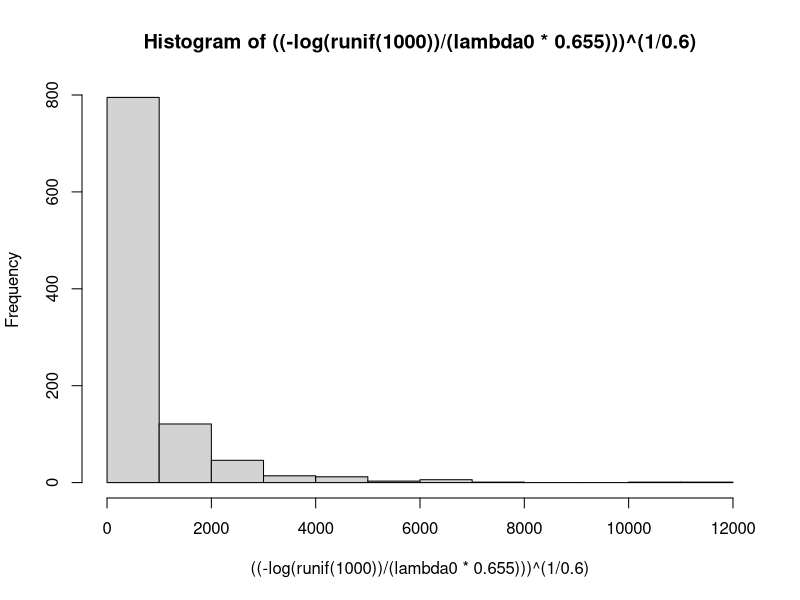
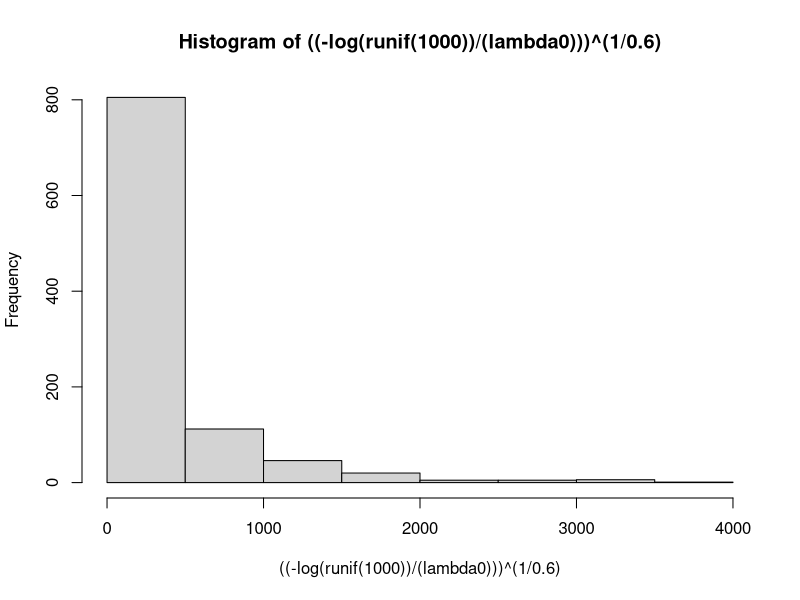

R code for these plots, in order: (Note: this script raises an error after producing the figures.)

library(survival)

simRandomisation <- function(n)
{
  # A sequence indicating block.
  block <- rep(seq(1:n), each = 4, length.out = n)
  
  # A sequence indicating treatment.
  trt <- rep(0:1, length.out = n)
  
  # A random number on unit interval.
  random <- runif(n)
  
  # Create a data frame
  data <- data.frame(block, trt, random)
  
  # Order by block and then by random to create block randomised treatment
  data <- data[order(data$block, data$random),]
  
  data$obs_no <- 1:n
  
  data <- data[,c('obs_no', 'trt')]
  
  return(data)
}

simAccrual <- function(n, recruit_period)
{
  # Generate recruitment times: Simulate trial-time that patient enters the trial.
  # Adding 0.5 ensures the recruitment times are greater than day 1 when rounded.
  accrual_time <- round(runif(n) * recruit_period + 0.5)
  
  accrual_time <- sort(accrual_time)
  
  return(accrual_time)
}

simTrialData <- function(n, recruit_period, p)
{
  # Simulate random allocation.
  data <- simRandomisation(n)
  
  # Simulate recruitment times
  data$accrual_time <- simAccrual(n, recruit_period)
  
  # Simulate events from binomial distribution with respective probabilities
  # of events for control and treatment arms
  data$time <- ((-log(runif(n))/(lambda[data$trt+1])))^(1/0.6)
  
  for (i in 1:n) {
    dropout <- runif(1)
    
    if (dropout < 0.03) {
      data$censor_time[i] <- runif(1, 0, 1825)
    }
    else {
      data$censor_time[i] <- runif(1, 1825, 2920)
    }
  }
  
  data$event_time <- min(data$time, data$censor_time)
  data$event_indicator <- ifelse(data$time < data$censor_time, 1, 0)
  
  # Return the simulated trial data.
  return(data)
}

simInterimData <- function(data, events_at_interim)
{
  # Obtain the cumulative number of events
  data$cum_events <- cumsum(data$event)
  
  # Loop over each interim timepoint
  for(i in seq_along(events_at_interims)){
    
    interim_name <- paste0("interim_ind_", i)
    event_name   <- paste0("event_interim_", i)
    
    # observation number at which this interim occurs
    interim_ind <- data$obs_no[min(which(data$cum_events == events_at_interims[i]))]
    
    data[[interim_name]] <- interim_ind
    
    # Events available at this interim (NA for participants not yet recruited)
    data[[event_name]] <- ifelse(data$obs_no <= interim_ind, data$event, NA)
  }
  
  return(data)
}

analyseData <- function(data, alpha_interim, alpha_final)
{
  nevents0 <- sum(data$event[data$trt == 0])
  nevents1 <- sum(data$event[data$trt == 1])
  pevents0 <- nevents0/sum(data$trt == 0)
  pevents1 <- nevents1/sum(data$trt == 1)
  
  ###############################################
  # Interim analysis: logistic regression
  data$event_interim <- factor(data$event_interim)
  modellogit_int <- glm(event_interim ~ trt, data = data, family = "binomial")
  conf_int <- confint(modellogit_int)
  
  # Results at interim from the summary object
  interim_or  <- exp(coef(modellogit_int)["trt"])
  interim_lci <- exp(conf_int["trt", "2.5 %"])
  interim_uci <- exp(conf_int["trt", "97.5 %"])
  interim_p   <- coef(summary(modellogit_int))["trt", "Pr(>|z|)"]
  
  # A stop for trial success at interim?
  interim_stop <- ifelse(interim_p < alpha_interim, 1, 0)
  
  # The proportion of events if the trial stopped at the interim
  if(interim_stop == 1){
    nevents0 <- sum(data$trt == 0 & !is.na(data$event_interim))
    nevents1 <- sum(data$trt == 1 & !is.na(data$event_interim))
    pevents0 <- nevents0/sum(data$trt == 0 & !is.na(data$event_interim))
    pevents1 <- nevents1/sum(data$trt == 1 & !is.na(data$event_interim))
  }
  
  ###############################################
  # Final analysis: logistic regression
  data$event <- factor(data$event)
  modellogit <- glm(event ~ trt, data = data, family = "binomial")
  conf       <- confint(modellogit)
  
  # Results at final analysis from the summary object
  final_or  <- exp(coef(modellogit)["trt"])
  final_lci <- exp(conf["trt", "2.5 %"])
  final_uci <- exp(conf["trt", "97.5 %"])
  final_p   <- coef(summary(modellogit))["trt", "Pr(>|z|)"]
  
  final_stop <- ifelse(final_p < alpha_final, 1, 0)
  
  # Whether the trial is conclusive to determine type I error or Power depending on the scenario
  stop <- ifelse(interim_stop == 1, interim_stop, final_stop)
  
  # Sample size used to determine average sample size
  if(interim_stop == 1){
    sample_size <- unique(data$interim_ind)
  } else {
    sample_size <- nrow(data)
  }
  
  # To determine trial flip-flop probability
  flipflop <- ifelse(interim_stop == 1 & final_stop == 0, 1, 0)
  
  # results
  results <- data.frame(nevents0, nevents1,
                        pevents0, pevents1,
                        sample_size,
                        interim_time = unique(data$interim_ind),
                        interim_or, interim_lci, interim_uci, interim_p,
                        interim_stop,
                        final_or, final_lci, final_uci, final_p,
                        final_stop, stop, flipflop)
  return(results)
}

analyseData <- function(data, alpha_interims, alpha_final)
{
  # alpha_interims is now a vector matching length of events_at_interims
  # e.g. c(0.001, 0.005) for two interims
  
  n_interims <- length(alpha_interims)
  interim_results <- list()
  
  for(i in 1:n_interims){
    
    event_col <- paste0("event_interim_", i)
    ind_col   <- paste0("interim_ind_", i)
    
    interim_data <- data[!is.na(data[[event_col]]), ]
    interim_data$event_interim <- interim_data[[event_col]]
    interim_data$event_interim <- factor(interim_data$event_interim)
    
    model     <- glm(event_interim ~ trt, data = interim_data, family = "binomial")
    conf      <- confint(model)
    interim_p <- coef(summary(model))["trt", "Pr(>|z|)"]
    interim_or  <- exp(coef(model)["trt"])
    interim_lci <- exp(conf["trt", "2.5 %"])
    interim_uci <- exp(conf["trt", "97.5 %"])
    interim_stop <- ifelse(interim_p < alpha_interims[i], 1, 0)
    
    interim_results[[i]] <- data.frame(
      interim        = i,
      interim_time   = unique(data[[ind_col]]),
      interim_or     = interim_or,
      interim_lci    = interim_lci,
      interim_uci    = interim_uci,
      interim_p      = interim_p,
      interim_stop   = interim_stop
    )
  }
  
  # Combine interim results
  interim_summary <- do.call(rbind, interim_results)
  
  # Final analysis (only runs if not stopped early)
    sample_size   <- nrow(data)
    data$event    <- factor(data$event)
    model_final   <- glm(event ~ trt, data = data, family = "binomial")
    conf_final    <- confint(model_final)
    final_p       <- coef(summary(model_final))["trt", "Pr(>|z|)"]
    final_or      <- exp(coef(model_final)["trt"])
    final_lci     <- exp(conf_final["trt", "2.5 %"])
    final_uci     <- exp(conf_final["trt", "97.5 %"])
    final_stop    <- ifelse(final_p < alpha_final, 1, 0)
    # Use interim model results as final if stopped early
    last_interim  <- interim_summary[nrow(interim_summary), ]
    final_or      <- last_interim$interim_or
    final_lci     <- last_interim$interim_lci
    final_uci     <- last_interim$interim_uci
    final_p       <- last_interim$interim_p
    final_stop    <- last_interim$interim_stop
  
  stop     <- ifelse(stopped_early, 1, final_stop)
  flipflop <- ifelse(stopped_early & final_stop == 0, 1, 0)
  
  results <- list(
    interim_summary = interim_summary,
    final_or        = final_or,
    final_lci       = final_lci,
    final_uci       = final_uci,
    final_p         = final_p,
    final_stop      = final_stop,
    sample_size     = sample_size,
    stop            = stop,
    flipflop        = flipflop
  )
  
  return(results)
}


## Parameters from the example

# The random seed to ensure reproducibility
seed          <- 48376491

# Recruitment period = Days in 2.5 years. 690 patients in 3 years (365.25*3days)
recruit_period <- 365.25*3*584/690

# Maximum trial sample size.
n             <- 584

# The number of events at the interim: half recruitment (584/2 = 292; 292*(.1+.04)/2=20 events)
events_at_interim <- ## number of events at the 20%, 40%, 60%, and 80% of expected events

# event probabilities
# Event probability in Na77 at 72 hours
lambda0 <- -log(0.901)/(5^0.6)

# The event probability for Na140 arm
lambda1    <- -log(0.934)/(5^0.6)
lambda1 <- lambda0*0.655

# vector of event probabilities
lambda     <- c(lambda0, lambda1)

## scratch work solving for survival time

hist(((-log(runif(1000))/(lambda0*0.655)))^(1/0.6))

hist(((-log(runif(1000))/(lambda0)))^(1/0.6))

# Decision thresholds/boundaries (alpha)
# At final analysis
alpha_final    <- 0.045

# At the interim
alpha_interim  <- 0.005

runTrial <- function(n, recruit_period, p, events_at_interim, alpha_interim, alpha_final)
{
  # Step 1: simulate the trial data
  data    <- simTrialData(n, recruit_period, p)
  
  # Step 2: create interim data
  data    <- simInterimData(data, events_at_interim)
  
  # Step 3: analyse the data
  results <- analyseData(data, alpha_interim, alpha_final)
  
  return(list(data = data, results = results))
}

set.seed(seed)
results_single_trial <- runTrial(n, recruit_period, p,
                                 events_at_interim,
                                 alpha_interim,
                                 alpha_final)
results_single_trial$results

runMultipleTrials <- function(simno, seed, n, recruit_period, p,
                              events_at_interim, alpha_interim, alpha_final)
{
  # Random seeds; length should be equal to the simno
  seeds <- seed + seq(1:simno)
  
  # Simulate datasets
  multiple_trials <- lapply(1:simno, function(x) {
    set.seed(seeds[x])
    y <- runTrial(n, recruit_period, p, events_at_interim, alpha_interim,
                  alpha_final)
    return(y)
  })
  
  # Summarise results
  results     <- lapply(multiple_trials, function(x) return(x$results))
  results_all <- do.call(rbind, results)
  saveRDS(multiple_trials, file = 'results_multitrials.rds')
  
  # Remove any simulations with non-estimable CIs and calculate the summary
  x <- which(apply(results_all, 1, function(x) any(is.na(x))))
  
  if(length(x) > 0){
    results_summary <- apply(results_all[-x,], 2, summary)
  } else {
    results_summary <- apply(results_all, 2, summary)
  }
  
  return(list(results_all = results_all,
              results_summary = results_summary,
              seeds = seeds))
}

simno <- 5000

results_multi_trials <- runMultipleTrials(simno, seed, n, recruit_period,
                                          p, events_at_interim,
                                          alpha_interim, alpha_final)
results_multi_trials$results_summary
